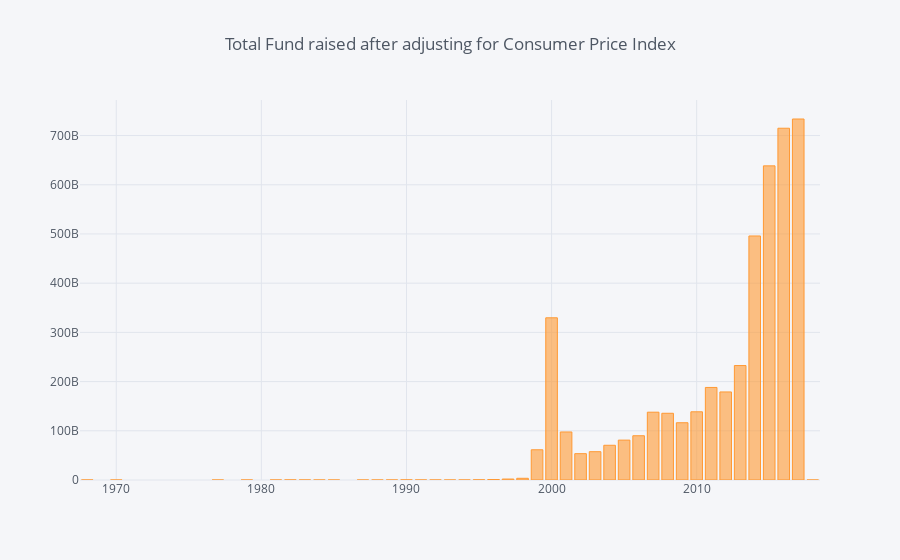

The notebook cell saved with this chart:
### Code cell
df_dollar_year = df_dollar.groupby([ 'year'],)[['adjusted_amount_raised']].sum()

iplot(df_dollar_year.iplot(asFigure=True,
                 kind='bar',
                 xTitle='',
                 yTitle='',
                 title='Total Fund raised after adjusting for Consumer Price Index'))

### Figure 1 — Plotly figure (JSON) as saved in the notebook; plotly's stock layout.template omitted (floating-point values rounded to 4 significant figures)
{"data": [{"marker": {"color": "rgba(255, 153, 51, 0.6)", "line": {"color": "rgba(255, 153, 51, 1.0)", "width": 1}}, "name": "adjusted_amount_raised", "orientation": "v", "text": "", "type": "bar", "x": [1968, 1970, 1977, 1979, 1981, 1982, 1983, 1984, 1985, 1987, 1988, 1989, 1990, 1991, 1992, 1993, 1994, 1995, 1996, 1997, 1998, 1999, 2000, 2001, 2002, 2003, 2004, 2005, 2006, 2007, 2008, 2009, 2010, 2011, 2012, 2013, 2014, 2015, 2016, 2017, 2018], "y": [34620000.0, 3396000.0, 1980000.0, 13220000.0, 29040000.0, 136600000.0, 33960000.0, 5258000.0, 2028000.0, 6340000.0, 18260.0, 15680000.0, 226000000.0, 65480000.0, 18120000.0, 8939000.0, 13900000.0, 330000000.0, 968800000.0, 1947000000.0, 3485000000.0, 61430000000.0, 329600000000.0, 97600000000.0, 53510000000.0, 57540000000.0, 70560000000.0, 81040000000.0, 89950000000.0, 137800000000.0, 135600000000.0, 116400000000.0, 138600000000.0, 188100000000.0, 178900000000.0, 232600000000.0, 495900000000.0, 638400000000.0, 714940970709, 733700000000.0, 0]}], "layout": {"legend": {"bgcolor": "#F5F6F9", "font": {"color": "#4D5663"}}, "paper_bgcolor": "#F5F6F9", "plot_bgcolor": "#F5F6F9", "title": "Total Fund raised after adjusting for Consumer Price Index", "titlefont": {"color": "#4D5663"}, "xaxis1": {"gridcolor": "#E1E5ED", "showgrid": true, "tickfont": {"color": "#4D5663"}, "title": "", "titlefont": {"color": "#4D5663"}, "zerolinecolor": "#E1E5ED"}, "yaxis1": {"gridcolor": "#E1E5ED", "showgrid": true, "tickfont": {"color": "#4D5663"}, "title": "", "titlefont": {"color": "#4D5663"}, "zerolinecolor": "#E1E5ED"}}}
